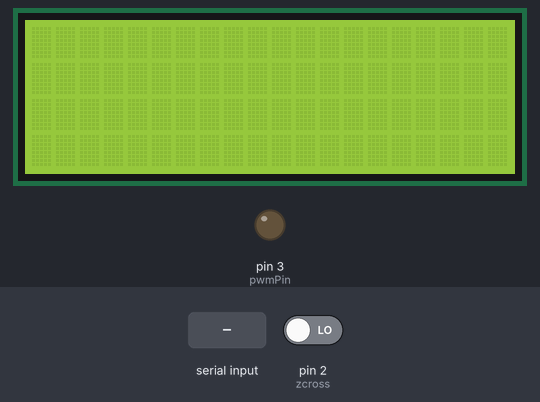
Recording of a sketch running on a simulated Arduino Uno, built with avr-gcc and run on an emulated ATmega328P. Parts: 20×4 character LCD, output pins drawn as LEDs (lit = HIGH). The test bench sets the inputs (shaded band); at power-on: pin 2 (zcross) LOW. What the sketch prints to the serial monitor is not drawn.

Above: at 1.7 s.
1.8 s: pin 2 (zcross) driven HIGH
At 3.5 s:
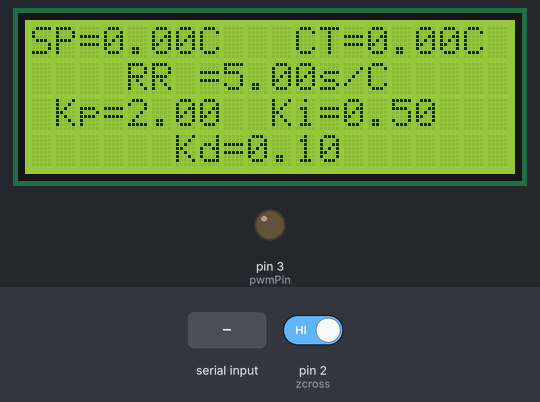
3.8 s: "<90,45,200>" received over Serial
At 4.7 s:
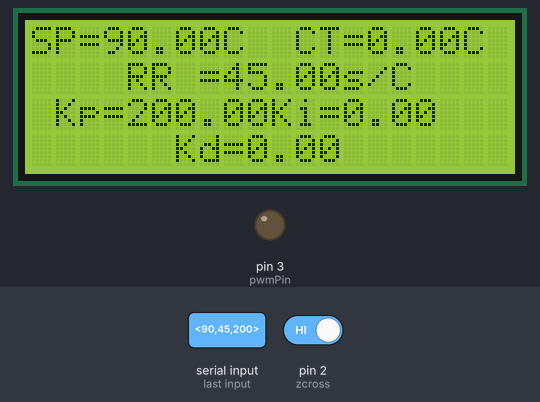
5.5 s: "<1>" received over Serial
At 6.0 s:
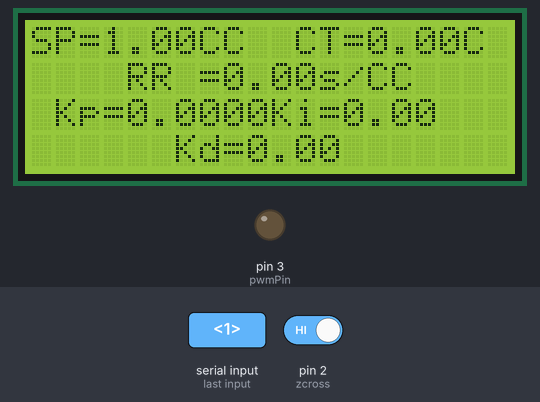
7.1 s: "<60>" received over Serial
At 7.7 s:
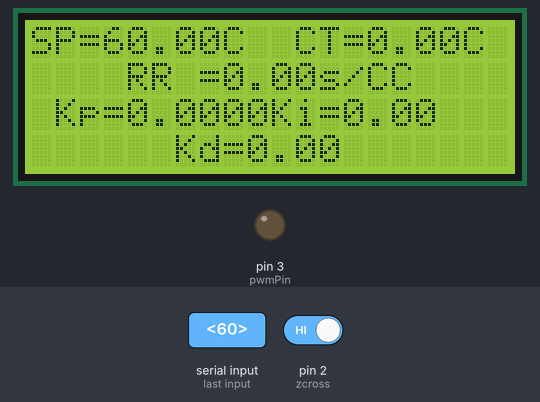
8.7 s: "<1,90>" received over Serial
At 9.3 s:
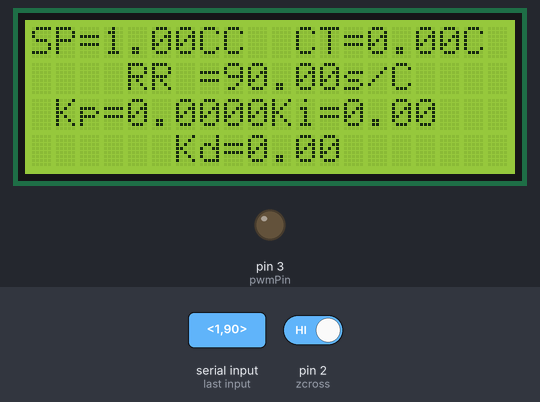
Timing chart, 0 to 11.5 s (numbered marks = the images above; inputs shaded):
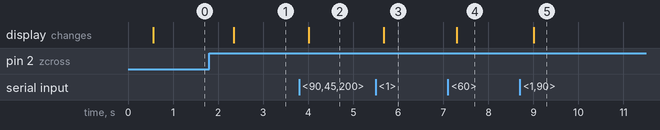

The sketch:

temp_controller.ino
```cpp
#include <MAX6675.h>
#include <Wire.h>
#include <LiquidCrystal_I2C.h>

// Use standard LiquidCrystal_I2C constructor (Address, Columns, Rows)
LiquidCrystal_I2C lcd(0x27, 20, 4);

int zcross = 2;
int pwmPin = 3;
int ktcSO = 8;
int ktcCS = 9;
int ktcCLK = 10;

MAX6675 ktc(ktcCS, ktcSO, ktcCLK);

float endpoint;                              // final temperature setpoint in deg C
float setpoint;                              // current temperature setpoint used to control ramp rate
float temp;                                  // current temperature
float error;                                 // difference between current temperature and setpoint temperature
float olderror;                              // the previous cycle error
float sum;                                   // sum of all previous error values
float kp;                                     // prop coef
float ki;                                     // int coef
float kd;                                       // diff coef
float diff;                                     // difference between current error and old error
float offset;                                   // constant offset for temperature
float propterm;                                 // p-term
float intterm;                                  // i term
float diffterm;                                 // d term
float newdelay;                                 // control value (sum of terms) determines modulation of next cycle
float spdelay;                                  // setpoint delay (ramp rate)
float timer;                                  // timer
float starttime;                              // start time of code

int counter;
int counter2;
int state;

// PROPOSED 2026-10-07 - NOT FLASHED, NEEDS BENCH REVIEW AND FLASHING.
// Host-gone watchdog. Until now whatever the last frame commanded persisted
// for as long as the board had power: a host that died, was killed, lost
// its USB cable or simply closed the port left the heater at its setpoint.
// The station's software close path cannot cover SIGKILL, a crash of the
// interpreter, a PC power loss or a pulled cable; the board must.
//
// "Host present" is the USB CDC DTR line: pyserial asserts DTR when it
// opens the port and Linux/Windows/macOS drop it when the port is closed or
// the process holding it dies (Teensy core: `Serial` is true only while
// DTR is set). So this needs NO new bytes on the wire and the protocol is
// unchanged: the station still sends the same frames, and nothing has to
// be sent periodically. After HOST_GONE_MS without a host the board does
// exactly what the heater-off frame does (endpoint 0, gains 0) and the
// LCD shows SP=0.
const unsigned long HOST_GONE_MS = 5000;     // owner's number to tune at the bench
unsigned long hostSeenAt = 0;

const byte numChars = 32;
char receivedChars[numChars];
boolean newData = false;
boolean problem = false;

//%%%%%%%%%%%%%%%%%%%%%%%%%%%%%%%%%%%%%%%%%%%%%%%%%%%%%%%%%%%%%%%%%%%%%%%%%%%%%%%%%%%%%%%%%%%%%%%%%%%%%%%%%%%%%%%%%%%%%%%%%%%%%%
//%%%%%%%%%%%%%%%%%%%%%%%%%%%%%%%%%%%%%%%%%%%%%%%%%%%%%%%%%%%%%%%%%%%%%%%%%%%%%%%%%%%%%%%%%%%%%%%%%%%%%%%%%%%%%%%%%%%%%%%%%%%%%%

void setup() {
  Serial.begin(115200);                           // put your setup code here, to run once:
                                                // initialize serial communication at 115200 bits per second:
  delay(500);                                   // give the MAX a little time to settle

  ktc.begin();

  lcd.init();                                   // initialize lcd
  lcd.backlight();                              // turn on backlight

  pinMode(zcross, INPUT);                       // set pin modes
  pinMode(pwmPin, OUTPUT);

  sum = 0;
  olderror = 0;                                     // initialize values
  counter = 0;
  counter2 = 0;
  offset = 0;                                     // Temperature offset default = 0
  ktc.read();
  setpoint = ktc.getCelsius() + offset;          // initial setpoint
  endpoint = 0;                                   // final desired temperature, set to zero
  spdelay = 5;                                      // set setpoint delay in seconds (amount of time it takes to increase setpoint)
  kp = 2.0;                                           // Proportion constant
  ki = 0.5;                                           // Diff constant
  kd = 0.1;                                           // Int constant
  starttime = millis();
  hostSeenAt = millis();                          // boot grace for the host-gone watchdog
}

// PROPOSED (see HOST_GONE_MS): no host holding the port for HOST_GONE_MS ->
// the heater-off frame's effect, done by the board itself.
void hostGoneWatchdog() {
  if (Serial) {                                   // DTR set: a host has the port open
    hostSeenAt = millis();
    return;
  }
  if (endpoint != 0 && millis() - hostSeenAt > HOST_GONE_MS) {
    endpoint = 0;                                 // as <0,...,0,0,0,...>
    kp = 0;
    ki = 0;
    kd = 0;
    sum = 0;
    olderror = 0;
    setpoint = 0;
  }
}


//%%%%%%%%%%%%%%%%%%%%%%%%%%%%%%%%%%%%%%%%%%%%%%%%%%%%%%%%%%%%%%%%%%%%%%%%%%%%%%%%%%%%%%%%%%%%%%%%%%%%%%%%%%%%%%%%%%%%%%%%%%%%%%
//%%%%%%%%%%%%%%%%%%%%%%%%%%%%%%%%%%%%%%%%%%%%%%%%%%%%%%%%%%%%%%%%%%%%%%%%%%%%%%%%%%%%%%%%%%%%%%%%%%%%%%%%%%%%%%%%%%%%%%%%%%%%%%

void loop(){
  int zcrossstate = digitalRead(zcross);

  recvWithStartEndMarkers();
  showNewData();
  hostGoneWatchdog();                             // PROPOSED, see HOST_GONE_MS

  //%%%%%%%%%%%%%%%%%%%%%%%%%%%%%%%%%%%%%%%%%%%%%%%%%%%%%%%%%%%%%%%%%%%%%%%%%%%%%%%%%%%%%%%%%%%%%%%%%%%%%%%%%%%%%%%%%%%%%%%%%%%%%%
  //%%%%%%%%%%%%%%%%%%%%%%%%%%%%%%%%%%%%%%%%%%%%%%%%//PWM Modulator//%%%%%%%%%%%%%%%%%%%%%%%%%%%%%%%%%%%%%%%%%%%%%%%%%%%%%%%%%%%%%%%
  if(zcrossstate == 1){                                       // when ac current reaches zero, modulate the next half-wavelength. half-wavelength duration is 8300us
    if(problem){
      digitalWrite(pwmPin, 0);                                               // PWM pin off: modulate for entire period
      delayMicroseconds(8300);
      state = -1;
    }
    else{
      if(newdelay >= 8){                                        // if newdelay (see Temperature Read section) is large don't modulate wave and allow maximum heating
        digitalWrite(pwmPin, 1);                                // turn on pwm pin (don't cut signal)
        delayMicroseconds(4150);                                // here you adjust value inside delay to determine amount of time PWM is on
        digitalWrite(pwmPin, 0);
        delayMicroseconds(4150);
        state = 1;
      }
      else if(newdelay <= 0 || temp-endpoint > 10){             // if newdelay is negative or temperature is way above setpoint cut the ac current and allow no heating
        digitalWrite(pwmPin, 0);                                               // PWM pin off: modulate for entire period
        delayMicroseconds(8300);
        state = -1;
      }
      else{
        digitalWrite(pwmPin,1);                                 // if new delay is between 0 and 8
        delayMicroseconds(1000*(newdelay/2));                       // modulate signal by new delay
        digitalWrite(pwmPin, 0);
        delayMicroseconds(8300 - 1000*(newdelay/2));
        state = 0;
      }
    }
  counter = counter + 1;
  }

  //%%%%%%%%%%%%%%%%%%%%%%%%%%%%%%%%%%%%%%%%%%%%%%%%%%%%%%%%%%%%%%%%%%%%%%%%%%%%%%%%%%%%%%%%%%%%%%%%%%%%%%%%%%%%%%%%%%%%%%%%%%%%%%
  //%%%%%%%%%%%%%%%%%%%%%%%%%%%%%%%%%%%%%%%%%%%%%%%//  Temperature Read  //%%%%%%%%%%%%%%%%%%%%%%%%%%%%%%%%%%%%%%%%%%%%%%%%%%%%%%%

  if(counter == 60){                                      // every half-second (roughly - it is actually more like 0.5766s)
    timer = (millis() - starttime)*(0.001);               // Timer (measure time)
    ktc.read();
    temp = ktc.getCelsius() + offset;                    // Read Temperature

    counter2 = counter2 + 1;                                            // count every half-second
      if(counter2 >= 1.73425*spdelay && setpoint < endpoint){           // after the setpoint delay (ramp rate) and if setpoint is less than endpoint. (1.73425 is number of counts per second - almost 2)
        setpoint = setpoint + 1;                                        // increase setpoint (this allows you to control ramping rate)
        counter2 = 0;                                                   // reset half-second counter
      }
      else if(setpoint >= endpoint){                            // if setpoint is greater than endpoint
        setpoint = endpoint;                                    // dont increase setpoint past endpoint
        counter2 = 0;                                           // steady-state scenario
      }

  //%%%%%%%%%%%%%%%%%%%%%%%%%%%%%%%%%%%%%%%%%%%%%%%%%%%%%%%%%%%%%%%%%%%%%%%%%%%%%%%%%%%%%%%%%%%%%%%%%%%%%%%%%%%%%%%%%%%%%%%%%%%%%%
  //%%%%%%%%%%%%%%%%%%%%%%%%%%%%%%%%%%%%%%%%%%%%%%%%%%%%// PID Calculation //%%%%%%%%%%%%%%%%%%%%%%%%%%%%%%%%%%%%%%%%%%%%%%%%%%%%%

    error = setpoint - temp;                                    // error is difference between current setpoint and current temperature
    propterm = kp*error;                                        // p term - directly proportional to error

    sum = sum + error;                                          // add error over time
    intterm = ki*sum*0.008333;                                  // i term - proportional to the sum * waveform period

    diff = (error - olderror)/0.008333;                         // difference between the current error and the previous error
    olderror = error;                                           // grab current error to be used as old error in next cycle
    diffterm = kd*diff;                                         // d term - proportional to this difference (this term tends to be large so we dont use it)

    newdelay = intterm + propterm + diffterm;                   // value that controls the heater behavior of the next cycle

    if(error >=10){
      problem = true;
    }
    else{
      problem = false;
    }

  //%%%%%%%%%%%%%%%%%%%%%%%%%%%%%%%%%%%%%%%%%%%%%%%%%%%%%%%%%%%%%%%%%%%%%%%%%%%%%%%%%%%%%%%%%%%%%%%%%%%%%%%%%%%%%%%%%%%%%%%%%%%%%%
  //%%%%%%%%%%%%%%%%%%%%%%%%%%%%%%%%%%%%%%%%%%%// LCD and Serial Print //%%%%%%%%%%%%%%%%%%%%%%%%%%%%%%%%%%%%%%%%%%%%%%%%%%%%%%%%%

    lcd.setCursor(0,0);
    lcd.print("SP=");
    lcd.print(endpoint);
    lcd.print("C");
    lcd.setCursor(11,0);
    lcd.print("CT=");
    lcd.print(temp);
    lcd.print("C");
    lcd.setCursor(4,1);
    lcd.print("RR =");
    lcd.print(spdelay);
    lcd.print("s/C");
    lcd.setCursor(1,2);
    lcd.print("Kp=");
    lcd.print(kp);
    lcd.setCursor(10,2);
    lcd.print("Ki=");
    lcd.print(ki);
    lcd.setCursor(6,3);
    lcd.print("Kd=");
    lcd.print(kd);

//%%%%%%%%%%%%%%%%%%%%%%%%%%%%%%%%%%%%%%%%%%%% PLOT THIS %%%%%%%%%%%%%%%%%%%%%%%%%%%%%%%%%%%%%%%%%%%%%%%%//

    Serial.print(timer);                                // default print values: timer, temp, and setpoint
    Serial.print(" , ");
    Serial.print(temp);
    Serial.print(" , ");
    Serial.println(setpoint);
    counter = 0;                                                                   // reset counter //
  }
}

//%%%%%%%%%%%%%%%%%%%%%%%%%%%%%%%%%%%%%%%%%%%%%%%%%%%%%%%%%%%%%%%%%%%%%%%%%%%%%%%%%%%%%%%%%%%%%%%%%%%%%%%%%%%%%%%%%%%%%%%%%%%%%%
//%%%%%%%%%%%%%%%%%%%%%%%%%%%%%%%%%%%%%%%%%%%%%%%// Serial Read Stuff //%%%%%%%%%%%%%%%%%%%%%%%%%%%%%%%%%%%%%%%%%%%%%%%%%%%%%%%%

void recvWithStartEndMarkers() {
    static boolean recvInProgress = false;
    static byte ndx = 0;
    char startMarker = '<';
    char endMarker = '>';
    char rc;

    while (Serial.available() > 0 && newData == false) {
        char peekChar = Serial.peek();
        if (peekChar == 0x73) {
          Serial.println("DEV: t");
          Serial.read();
          continue;
        }
        rc = Serial.read();
        if (recvInProgress == true) {
            if (rc != endMarker) {
                receivedChars[ndx] = rc;
                ndx++;
                if (ndx >= numChars) {
                    ndx = numChars - 1;
                }
            }
            else {
                receivedChars[ndx] = '\0'; // terminate the string
                recvInProgress = false;
                ndx = 0;
                newData = true;
                parseData();
            }
        }

        else if (rc == startMarker) {
            recvInProgress = true;
        }
    }
}

void showNewData() {
    if (newData == true) {
        ktc.read();
        setpoint = ktc.getCelsius() + offset;
        counter2 = 0;
        starttime = millis();
        newData = false;
        sum = 0;
        olderror = 0;
    }
}

void parseData() {                                                                                            // split the data into its parts
  char * strtokIndx; // this is used by strtok() as an index

  strtokIndx = strtok(receivedChars, ",");      // get the first part - the string
  endpoint = atof(strtokIndx); //         // convert this part to a float

  strtokIndx = strtok(NULL, ","); // this continues where the previous call left off
  spdelay = atof(strtokIndx);     // convert this part to a float

  strtokIndx = strtok(NULL, ",");
  kp = atof(strtokIndx);     // convert this part to a float

  strtokIndx = strtok(NULL, ",");
  ki = atof(strtokIndx);

  strtokIndx = strtok(NULL, ",");
  kd = atof(strtokIndx);

  strtokIndx = strtok(NULL, ",");
  offset = atof(strtokIndx);
}
```

Measured:
- after the input at 1.8 s, the display: changes after 0.55 s (image 1)
- after the input at 3.8 s, the display: changes after 0.22 s (image 2)
- after the input at 5.5 s, the display: changes after 0.18 s (image 3)
- after the input at 7.1 s, the display: changes after 0.20 s (image 4)
- after the input at 8.7 s, the display: changes after 0.31 s (image 5)
